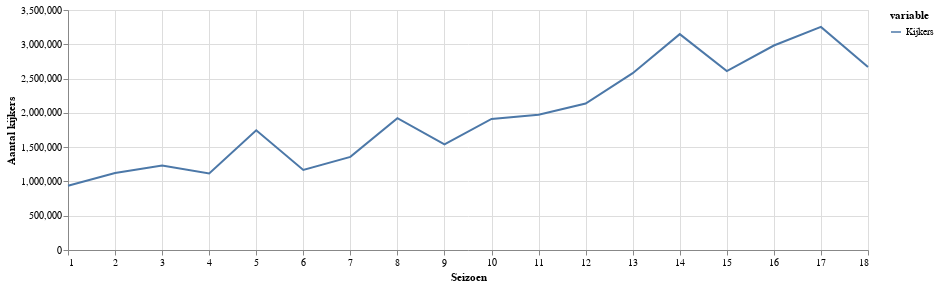

The notebook cell saved with this chart:
### Markdown cell above
## Kijkcijfers

Even een opwarmertje, en voor KRO/NCRV belangrijk: hoe populair is het programma? In onderstaande grafiek zie je de kijkcijfers van de meest populaire aflevering, per seizoen. Begon het programma nog met 1 miljoen kijkers, inmiddels zitten we aan meer dan 3 miljoen. Dit lijkt momenteel ook het maximum te zijn.

### Code cell
temp = pd.DataFrame({'Kijkers': viewerlist})
temp.index = temp.index + 1
show_progress(temp, [1, 18], 'Seizoen', 'Aantal kijkers')

### Figure 1 — Vega-Lite specification as saved in the notebook (floating-point values rounded to 4 significant figures)
{"$schema": "https://vega.github.io/schema/vega-lite/v2.6.0.json", "config": {"view": {"height": 300, "width": 400}}, "data": {"name": "data-703bf4fa04c958bb2055f5ec81d3cf0b"}, "datasets": {"data-703bf4fa04c958bb2055f5ec81d3cf0b": [{"value": 936000, "variable": "Kijkers", "x": 1}, {"value": 1122000, "variable": "Kijkers", "x": 2}, {"value": 1233000, "variable": "Kijkers", "x": 3}, {"value": 1115000, "variable": "Kijkers", "x": 4}, {"value": 1745000, "variable": "Kijkers", "x": 5}, {"value": 1168000, "variable": "Kijkers", "x": 6}, {"value": 1358000, "variable": "Kijkers", "x": 7}, {"value": 1922000, "variable": "Kijkers", "x": 8}, {"value": 1540000, "variable": "Kijkers", "x": 9}, {"value": 1912000, "variable": "Kijkers", "x": 10}, {"value": 1973000, "variable": "Kijkers", "x": 11}, {"value": 2136000, "variable": "Kijkers", "x": 12}, {"value": 2579000, "variable": "Kijkers", "x": 13}, {"value": 3148000, "variable": "Kijkers", "x": 14}, {"value": 2609000, "variable": "Kijkers", "x": 15}, {"value": 2982000, "variable": "Kijkers", "x": 16}, {"value": 3254000, "variable": "Kijkers", "x": 17}, {"value": 2669000, "variable": "Kijkers", "x": 18}]}, "encoding": {"color": {"field": "variable", "type": "nominal"}, "x": {"axis": {"domain": true}, "field": "x", "scale": {"domain": [1, 18]}, "title": "Seizoen", "type": "quantitative"}, "y": {"field": "value", "title": "Aantal kijkers", "type": "quantitative"}}, "height": 240, "mark": "line", "width": 800}
